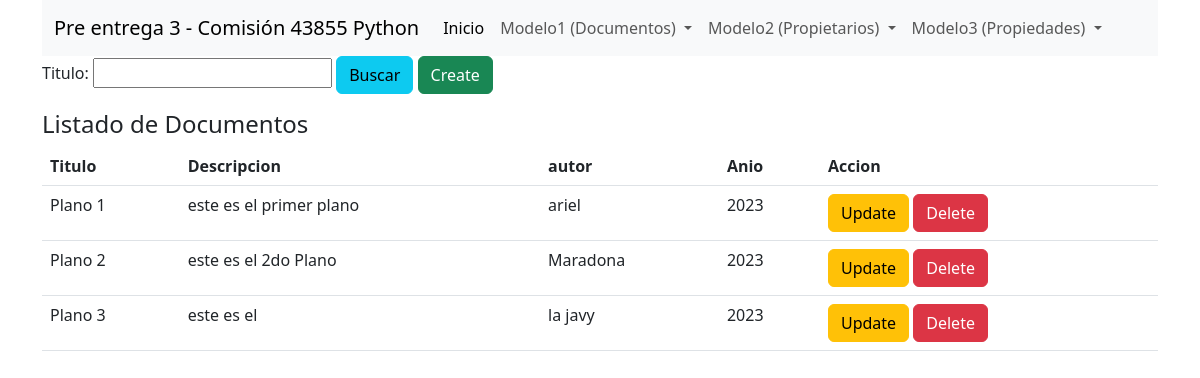
The app's page /listarDocs/ with its own data.
### crud/models.py (models this page shows)
class Documento(models.Model):
    titulo = models.CharField(db_column='titulo', max_length=100, blank=False)
    descripcion = models.CharField(db_column='descripcion', max_length=100, blank=False)
    autor = models.CharField(db_column='autor', max_length=100, blank=False)
    anio = models.IntegerField(db_column='anio',blank=False, default=2023)

### crud/views.py (the view)
# urls.py: path('listarDocs/', views.listarDocs, name='listarDocs'),
def listarDocs(request):
    form = BuscaDocs(request.GET)
    if form.is_valid():
        filtro = form.cleaned_data['titulo']
        docs = Documento.objects.filter(titulo__icontains=filtro)
    else:
        print("No es Valido ")
    return render(request,"listadocs.html",{'form':form,'docs':docs})

### crud/forms.py
class BuscaDocs(forms.Form):
    titulo = forms.CharField(max_length=100,required=False)

### crud/templates/listadocs.html
{% extends "base.html" %}
{% block content %}
<div class="container">
    <form action="?" method="get">
        {{form}}
        <button type="submit" class="btn btn-info">Buscar</button>
        <a type="button" class="btn btn-success" href="{%url 'creaDocs' %}">Create</a>
    </form>
<div class="card-body">
    <h4>Listado de Documentos </h4>
    <table class="table">
        <thead>
            <tr>
                <th scope="col">Titulo</th>
                <th scope="col">Descripcion</th>
                <th scope="col">autor</th>
                <th scope="col">Anio</th>
                <th scope="col">Accion</th>
            </tr>
        </thead>
        <tbody>
            {% for doc in docs %}
            <tr>
                <td>{{ doc.titulo }}</td>
                <td>{{ doc.descripcion }}</td>
                <td>{{ doc.autor }}</td>
                <td>{{ doc.anio }}</td>
                <td>
                    <a type="button" class="btn btn-warning" href="../update-Docs/{{ doc.id }}">Update</a>
                    <a type="button" class="btn btn-danger" href="../delete-Docs/{{ doc.id }}">Delete</a>
                </td>
            </tr>
            {% endfor %}
        </tbody>
    </table>
</div>
</div>
{% endblock %}

### records on screen
Documento: titulo "Plano 1", descripcion "este es el primer plano", autor "ariel", anio "2023"
Documento: titulo "Plano 2", descripcion "este es el 2do Plano", autor "Maradona", anio "2023"
Documento: titulo "Plano 3", descripcion "este es el", autor "la javy", anio "2023"
